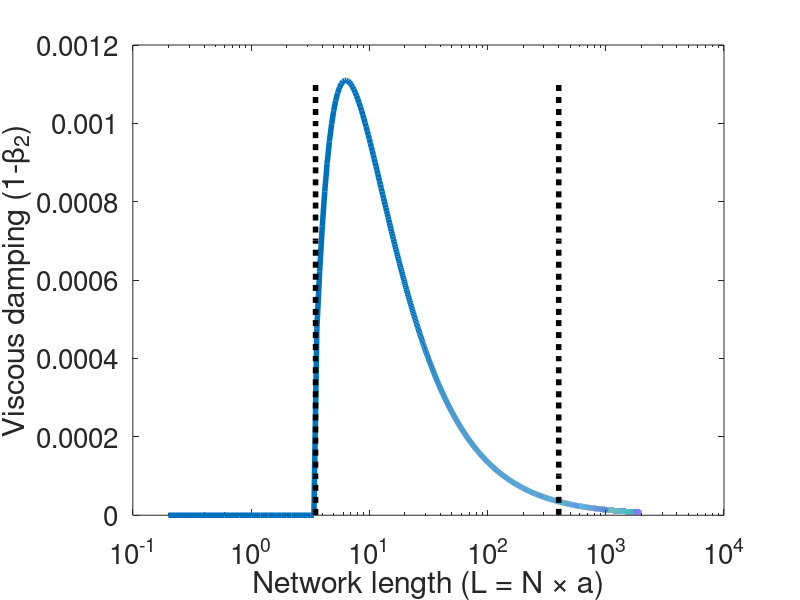

Write the MATLAB code that produced this figure. (Note: a time limit stopped this script after it produced the figure.)
clear all 
clc
close all
%%%%%%%%%%%%%%%%%%%%%%%%%%%%%%%%%%%%%%%%%%%%%%%%%%%%%%%%%%%%%%%%%%%%%%%
nfig=0;
video_steps = 5;
%%%%%%%%%%%%%%%%%%%%%%%%%%%%%%%%%%%%%%%%%%%%%%%%%%%%%%%%%%%%%%%%%%%%%%%
%simulations 
%%%%%%%%%%%%%%%%%%%%%%%%%%%%%%%%%%%%%%%%%%%%%%%%%%%%%%%%%%%%%%%%%%%%%%%
L = 400;                %length of network in m

gamma = 10;             %alignment strength

T = 10;

%%%%%%%%%%%%%%%%%%%%%%%%%%%%%%%%%%%%%%%%%%%%%%
%Internal damping parameters
gamma_dsr = gamma;
beta2_dsr = 1;              %=1 for DSR
delta_t = 10^(-4); 
dt = delta_t;


%Viscous damping and undamped
beta2_m_1 = 0.999; beta1_m_1 = 0;%viscous damping

beta2_m_2 = 0.99999999; beta1_m_2 = 0; %undamped


%interagent distance and nominal wave speed for internal damping
a = 0.2; %0.0224; %sqrt(v^2*beta2*delta_t*2/gamma)
v = sqrt(gamma*a^2/(2*1*delta_t*beta2_dsr))        %wave velocity in m/s

tend = 0.95*L/v;           %s - duration of simulation time -- BEFORE REFLECTION 
% return

%%%%%%%%%%%%%%%%%%%%%%%%%%%%%%%%%%%%%%%%%%%

%%%%%%%%%%%%%%%%%%%%%%%%%%%%%%%%%%%%
%constrained parameters 
D = 1; %number of spatial dimensions
n = 1*round(L/a) %number of agents


%return
%%%%%%%%%%%%%%%%%%%%%%%%%%%%%%%%%%%%%%%%%%%%%%
%network definition
connection_struct = [-0.5 1 -0.5];
A = zeros(n,n);
A(1,1) = 1; A(1, 2) = -0.5; 
A(n,n) = 1; A(n,n-1) = -1;
for i=2:1:n-1
    A(i,i-1:1:i+1) = connection_struct;
end
A = A;
B = [0.5; zeros(n-1,1)];

lambda_A = eig(A);

%%%%%%%%%%%%%%%%%%%%%%%%%%%%%%%%%%%%%%%%%%%
beta1_star = ((beta2_dsr+1) - gamma_dsr*delta_t/2 )/max(lambda_A);
%different choices of beta1
beta1_dsr = 0.9*beta1_star
beta1_dsr_2 = 0.1*beta1_star
beta1_dsr_3 = 0.01*beta1_star

%time variable
ts = 0:delta_t:T/2; %time period of initial BC creating pulse
t = [ts (ts(end)+delta_t):delta_t:tend]; %time vector
% return

%% creating theory vs simulation plots
% close all
% clc

%frequency vectors
w_mat = 2*pi*logspace(log(0.001)/log(10),log(10^2)/log(10), 100);

w_mat_Hz = w_mat/(2*pi);


%%%%%%%%%%%%%%%%%%%%%%%%%%%%%%%%%%%%%%%%%%%%%%%%%%%%%%%%%%%%%%%%%%%%%
%%%%%%%%%%%%%%%%%%%%%%%%%%%%%%%%%%%%%%%%%%%%%%%%%%%%%%%%%%%%%%%%%%%%%
    % %%%%%%%%%%%%%%%%%%%%%%%%%%%%%%%%%%%%%
    %DSR with beta1 = 0.9 X beta1_star
    coeff_dsr = w_mat./( 1 + beta1_dsr^2*w_mat.^2/gamma_dsr^2 );
%     return
    realpart_dsr = ( w_mat - (1-beta2_dsr)*beta1_dsr*w_mat./(beta2_dsr*dt*gamma_dsr) );
    imagpart_dsr = -( beta1_dsr*w_mat.^2/gamma_dsr + (1-beta2_dsr)/(beta2_dsr*dt) );
    c2_k2_dsr = coeff_dsr.*complex(realpart_dsr, imagpart_dsr);
    c2_k2_dsr_approx = w_mat.^2;
%     return
    %taking square root
    a_real = coeff_dsr.*realpart_dsr; 
    b = coeff_dsr.*imagpart_dsr; 
    z_mod = sqrt(a_real.^2 + b.^2);
    c_k_dsr_positive = complex( sqrt( (z_mod+a_real)/2 ), (b./abs(b)).*sqrt( (z_mod-a_real)/2 ) ); 
    c_k_dsr_negative = -complex( sqrt( (z_mod+a_real)/2 ), (b./abs(b)).*sqrt( (z_mod-a_real)/2 ) );
    
    c = sqrt( (gamma*a^2)/(2*D*beta2_dsr*dt) );
    speed_of_travel_dsr  = ( -(c)*w_mat./real(c_k_dsr_negative) );
    speed_of_travel_dsr_lowfreq_approx = c*(1 + 3*beta1_dsr^2*w_mat.^2/(8*gamma_dsr^2));
    
    dissipation_sigma_dsr = - imag(c_k_dsr_negative)/c;
    dissipation_sigma_dsr_lowfreq_approx  = beta1_dsr*w_mat.^2/(2*gamma_dsr*c);
    dissipation_sigma_dsr_highfreq_approx = sqrt(gamma_dsr*w_mat/(2*beta1_dsr))/c;


    
    %comparing square root correctness

    sqrt_root_realpart_1 = real(-sqrt(c2_k2_dsr));
    sqrt_root_imagpart_1 = imag(-sqrt(c2_k2_dsr));

    sqrt_root_realpart_2 = real(c_k_dsr_negative);
    sqrt_root_imagpart_2 = imag(c_k_dsr_negative);



%% damping ratio as a function of length of the network

%for L <= Lstart
L_mat = [1:1:10^4]*a;
c = sqrt( (gamma_dsr*a^2)/(2*D*beta2_dsr*dt) );

Lstar_by_a = beta1_star*pi*c./(4*gamma_dsr*a)
L_by_a = beta1_dsr*pi*c./(4*gamma_dsr*a)


zeta_mat_0 = beta1_star*pi*c./(4*gamma_dsr*L_mat);
zeta_mat = beta1_dsr*pi*c./(4*gamma_dsr*L_mat);
zeta_mat_2 = beta1_dsr_2*pi*c./(4*gamma_dsr*L_mat);
zeta_mat_3 = beta1_dsr_3*pi*c./(4*gamma_dsr*L_mat);

vertical_line = 0.000001:0.1:3;

nfig=nfig+1; figure(nfig);
loglog(L_mat, zeta_mat_0, 'm:', 'LineWidth', 3);
hold on
loglog(L_mat, zeta_mat, 'b-', 'LineWidth', 3);
hold on
loglog(L_mat, zeta_mat_2, 'k-', 'LineWidth', 3);
hold on
loglog(L_mat, zeta_mat_3, 'r--', 'LineWidth', 3);
hold on
loglog(L_mat, ones(size(L_mat)), 'k:', 'LineWidth', 2);
hold on 
loglog(Lstar_by_a*a*ones(size(vertical_line)), vertical_line, 'k:', 'LineWidth', 3);

%text(15*a-1.5, vertical_line(end)+2, 'L=15 \times a', 'FontSize', 20);

%loglog(L*ones(size(vertical_line)), vertical_line, 'k:', 'LineWidth', 3);

%text(L-200, vertical_line(end)+2, ' L = 2000 \times a', 'FontSize', 20);

xlabel('Network length (L = N \times a)');
ylabel('Damping ratio \zeta (with \beta_2 = 1)');
%grid on
set(gca, 'FontSize', 24);
legend('\beta_1 = \beta_1^*', '\beta_1 = 0.9 \times \beta_1^*', '\beta_1 = 0.1 \times \beta_1^*', '\beta_1 = 0.01 \times \beta_1^*', 'Location','northeastoutside')



%for L > Lstar
%1 - beta_2 with both viscous and internal damping
one_minus_beta2_mat = zeros(size(L_mat));
Ts_mat = one_minus_beta2_mat;


for i=1:1:length(L_mat)

    L = L_mat(i);
    
    if (L <= Lstar_by_a*a)
        
        beta2_dsr = 1;

        c = sqrt( (gamma_dsr*a^2)/(2*D*beta2_dsr*dt) );

        omega_0 = pi*c/(2*L);

        Ts = 6/(1*omega_0);

        Ts_mat(i) = Ts;
        

    else

        L = L_mat(i);

        beta2_dsr = (pi^2*a^2/(4*L^2))*( sqrt( gamma_dsr*dt/(2*D) + 4*(L^2)/(pi^2*a^2) + beta1_dsr/(2*D) ) - sqrt( gamma_dsr*dt/(2*D)) )^2;
        
        c = sqrt( (gamma_dsr*a^2)/(2*D*beta2_dsr*dt) );
        
        zeta_dsr = (1-beta2_dsr)*L/(pi*c*beta2_dsr*dt) + beta1_dsr*pi*c/(4*gamma_dsr*L);

        one_minus_beta2_mat(i) = 1 - beta2_dsr;

        omega_0 = pi*c/(2*L);

        Ts = 6/(zeta_dsr*omega_0);

        Ts_mat(i) = Ts;

    end


end


vertical_line = 0.000001:0.0001:1.2*10^(-3);

% nfig=nfig+1; figure(nfig);
% yyaxis left
% semilogx(L_mat, one_minus_beta2_mat, '-', 'LineWidth', 3);
% hold on;
% semilogx(Lstar_by_a*a*ones(size(vertical_line)), vertical_line, 'k:', 'LineWidth',3)
% hold on;
% semilogx(500*a*ones(size(vertical_line)), vertical_line, 'r:', 'LineWidth',3)
% ylabel('Viscous damping (1-\beta_2)')
% %hold on
% yyaxis right
% loglog(L_mat, Ts_mat, '--', 'LineWidth', 3);
% ylabel('Settling time (T_s)')
% xlabel('Network length (L = N \times a)')
% set(gca, 'FontSize', 24)



nfig=nfig+1; figure(nfig);
semilogx(L_mat, one_minus_beta2_mat, '-', 'LineWidth', 4);
hold on;
semilogx(Lstar_by_a*a*ones(size(vertical_line)), vertical_line, 'k:', 'LineWidth',4)
hold on;
% semilogx(1000*a*ones(size(vertical_line)), vertical_line, 'k:', 'LineWidth',4)
% hold on;
semilogx(2000*a*ones(size(vertical_line)), vertical_line, 'k:', 'LineWidth',4)
ylabel('Viscous damping (1-\beta_2)')
%hold on
xlabel('Network length (L = N \times a)')
set(gca, 'FontSize', 20)
saveas(gcf,'Fig_viscous_damping_vs_L','epsc')
